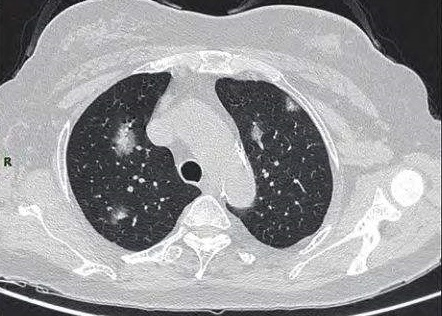
#> input picture assets/segment/segment_1.jpg, 442 x 316 px
$ python -i segment.py   (imports and definitions only)
#> lines starting #> are read from the running program, lines starting #| are printed output that depends on the picture; after the words box and inside, x2 and y2 are one past the last pixel; in counts of white or black regions, pixels touching at a corner belong together
# import nibabel as nib
import numpy as np
import cv2
import matplotlib.pyplot as plt
from scipy.ndimage import binary_fill_holes, label

class LungSegment:

    @staticmethod
    def blocked_threshold(gray, block_size=3, threshold_ratio=1):
#> called with block_size = 3, threshold_ratio = 1.2
        h, w = gray.shape
#> h = 316; w = 442
        thresh = np.zeros_like(gray)
        for i in range(block_size):
            for j in range(block_size):
                block = gray[i * h // block_size:(i + 1) * h // block_size, j * w // block_size:(j + 1) * w // block_size]
                # _, block_thresh = cv2.threshold(block, 0, 255, cv2.THRESH_BINARY | cv2.THRESH_OTSU)
                otsu_thresh, _ = cv2.threshold(block, 0, 255, cv2.THRESH_BINARY | cv2.THRESH_OTSU)
                adjusted_thresh = otsu_thresh * threshold_ratio
                _, block_thresh = cv2.threshold(block, adjusted_thresh, 255, cv2.THRESH_BINARY)
                thresh[i * h // block_size:(i + 1) * h // block_size, j * w // block_size:(j + 1) * w // block_size] = block_thresh
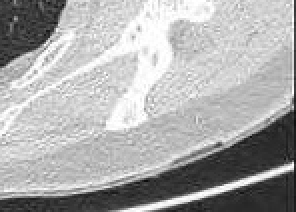
#> block: shape (106, 148) (shown 2 times larger); min 11, max 255, mean 171.3
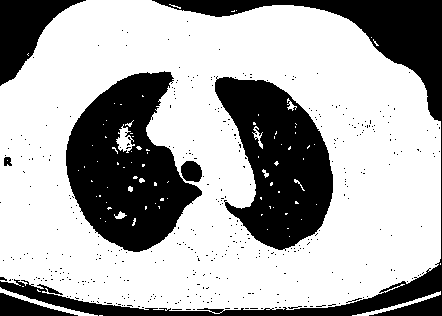
#> thresh: shape (316, 442); 67.2% white; 423 black regions (416 under 20 px), largest, box (x1, y1, x2, y2) and area: (66, 71, 202, 252) 14548, (0, 0, 442, 316) 13546, (215, 76, 333, 251) 12446
        return thresh

    @staticmethod
    def remove_background_2d(binary):
        """去除与图像边缘连通的背景区域（2D）。"""
        h, w = binary.shape
#> h = 316; w = 442
        ex = cv2.copyMakeBorder(binary, 3, 3, 3, 3, cv2.BORDER_CONSTANT, value=0)
#> ex: shape (322, 448); 65.1% white; 419 black regions (414 under 20 px), largest, box (x1, y1, x2, y2) and area: (0, 0, 448, 322) 22342, (69, 74, 205, 255) 14548, (218, 79, 336, 254) 12446, (184, 164, 205, 185) 355, (7, 160, 15, 169) 58
        mask_flood = ex.copy()
        cv2.floodFill(mask_flood, None, (0, 0), 255)
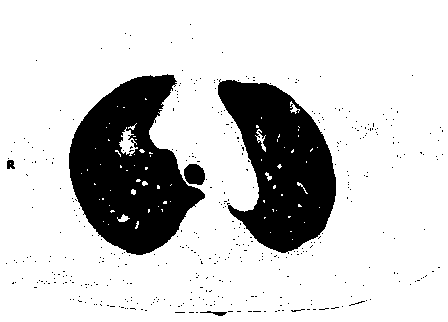
#> mask_flood: shape (322, 448); 80.5% white; 424 black regions (419 under 20 px), largest, box (x1, y1, x2, y2) and area: (69, 74, 205, 255) 14548, (218, 79, 336, 254) 12446, (184, 164, 205, 185) 355, (200, 311, 227, 316) 59, (7, 160, 15, 169) 58
        # mask_flood 中被填充为255的是背景，恢复到原始大小并取反得到前景
        bg_mask = mask_flood[3:-3, 3:-3] == 255
#> bg_mask: shape (316, 442) bool; 79.9% white; 424 black regions (419 under 20 px), largest, box (x1, y1, x2, y2) and area: (66, 71, 202, 252) 14548, (215, 76, 333, 251) 12446, (181, 161, 202, 182) 355, (197, 308, 224, 313) 59, (4, 157, 12, 166) 58
        result = np.zeros_like(binary)
        result[~bg_mask] = 255
        return result

    @staticmethod
    def remove_small_objects(mask, min_area=1000):
        """移除小连通域 (2D)。"""
#> called with min_area = 1000
        num_labels, labels, stats, _ = cv2.connectedComponentsWithStats(mask, connectivity=8)
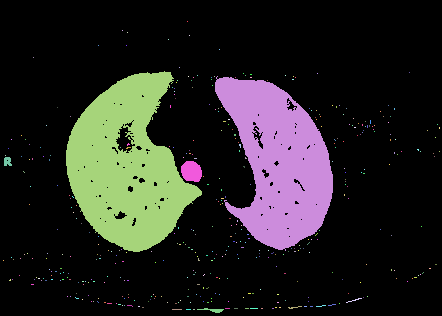
#> labels: shape (316, 442) int32; 425 distinct labels, from 0 to 424; one colour per label, 0 black
#> num_labels = 425; stats = 425 rows, first 6: [0, 0, 442, 316, 111558], [187, 21, 1, 1, 1], [122, 30, 1, 1, 1], [127, 32, 1, 1, 1], [189, 35, 1, 1, 1], [168, 39, 1, 1, 1]
        out = np.zeros_like(mask)
        for i in range(1, num_labels):
            area = stats[i, cv2.CC_STAT_AREA]
            if area >= min_area:
                out[labels == i] = 255
#> this loop made 424 passes
#> area on passes 11, 23: 14548, 12446
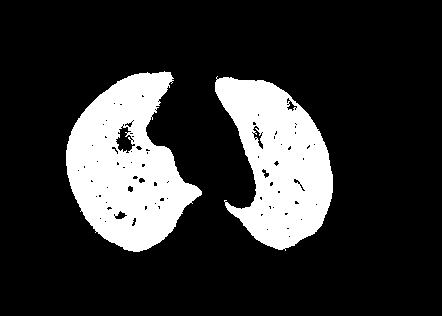
#> out: shape (316, 442); 19.3% white; 2 white regions, box (x1, y1, x2, y2) and area: (66, 71, 202, 252) 14548, (215, 76, 333, 251) 12446
        return out

    @staticmethod
    def select_lobes(mask, lobes_num=2, connectivity=4):
        """选择最大的几个连通域作为肺叶区域 (2D)。"""
#> called with lobes_num = 2, connectivity = 4

        # 肺只有两片，选择最大的两个连通域
        num_labels, labels, stats, _ = cv2.connectedComponentsWithStats(mask, connectivity=connectivity)
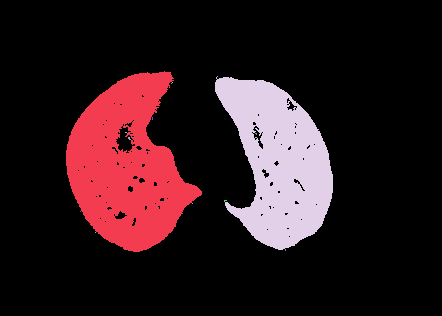
#> labels: shape (316, 442) int32; 17 distinct labels, from 0 to 16; one colour per label, 0 black
#> num_labels = 17; stats = 17 rows, first 6: [0, 0, 442, 316, 112678], [66, 71, 136, 181, 14532], [217, 76, 1, 1, 1], [216, 77, 1, 2, 2], [215, 77, 118, 173, 12432], [172, 82, 1, 1, 1]
        if num_labels <= 1:
            # 无前景
            selected = np.zeros_like(mask)
        else:
            # 忽略背景(标签0)，计算各连通域面积并取前两大
            areas = stats[1:, cv2.CC_STAT_AREA]
#> areas = [14532, 1, 2, 12432, 1, 1, 3, 2, 3, 6, 2, 4, 1, 1, 1, 2]
            sorted_idx = np.argsort(areas)[::-1]
#> sorted_idx = [0, 3, 9, 11, 8, 6, 10, 15, 2, 7, 12, 14, 13, 5, 4, 1]
            top = sorted_idx[:lobes_num]  # 若连通域不足2个则截断
#> top = [0, 3]
            selected = np.zeros_like(mask)
            for i in top:
                lbl = int(i) + 1
                selected[labels == lbl] = 255
#> this loop made 2 passes
#> lbl on pass 1: 1
#> (i, lbl) on pass 2: (3, 4)
#> selected: shape (316, 442); 19.3% white; 2 white regions, box (x1, y1, x2, y2) and area: (66, 71, 202, 252) 14532, (215, 77, 333, 250) 12432
        return selected

    @staticmethod
    def fill_holes_2d(mask):
        return binary_fill_holes(mask > 0).astype(np.uint8) * 255
#> returned value: shape (316, 442); 19.9% white; 2 white regions, box (x1, y1, x2, y2) and area: (66, 71, 202, 252) 15098, (215, 77, 333, 250) 12736

    @staticmethod
    def morph_close_2d(mask, kernel_size=5):
#> called with kernel_size = 5
        kernel = cv2.getStructuringElement(cv2.MORPH_ELLIPSE, (kernel_size, kernel_size))
        return cv2.morphologyEx(mask, cv2.MORPH_CLOSE, kernel)
#> returned value: shape (316, 442); 19.9% white; 2 white regions, box (x1, y1, x2, y2) and area: (66, 71, 202, 252) 15119, (215, 77, 333, 250) 12739

    @staticmethod
    def keep_largest_objects_2d(mask, max_objects=2, area_ratio_thresh=5.0):
#> called with max_objects = 2, area_ratio_thresh = 5
        labeled, num = label(mask > 0)
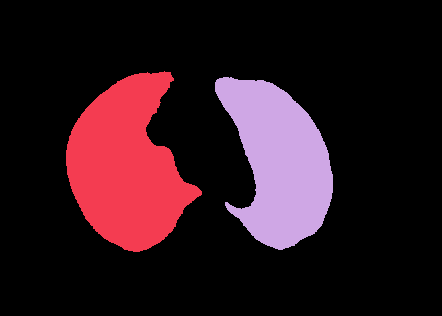
#> labeled: shape (316, 442) int32; 3 distinct labels, from 0 to 2; one colour per label, 0 black
#> num = 2
        if num == 0:
            return np.zeros_like(mask)
        counts = np.bincount(labeled.flat)
#> counts = [111814, 15119, 12739]
        areas = counts[1:]
#> areas = [15119, 12739]
        if len(areas) == 0:
            return np.zeros_like(mask)
        sorted_idx = np.argsort(areas)[::-1]
#> sorted_idx = [0, 1]
        if len(sorted_idx) == 1:
            return (labeled == (sorted_idx[0] + 1)).astype(np.uint8) * 255
        # 选择最多 max_objects 个连通域（考虑面积比）
        chosen = [sorted_idx[0] + 1]
#> chosen = [1]
        if len(sorted_idx) >= 2:
            a1, a2 = areas[sorted_idx[0]], areas[sorted_idx[1]]
#> a1 = 15119; a2 = 12739
            if a1 > area_ratio_thresh * a2:
                # 保留最大一个
                pass
            else:
                chosen.append(sorted_idx[1] + 1)
        mask_out = np.isin(labeled, chosen)
        return (mask_out.astype(np.uint8) * 255)

    def __init__(self):
        self.debug = []

    def forward(self, img, min_area=1000):

        # 大津法阈值分割二值化
        binary = self.blocked_threshold(img, block_size=3, threshold_ratio=1.2)
        no_bg = self.remove_background_2d(binary)
        cleaned = self.remove_small_objects(no_bg, min_area=min_area)
        # 选择最大的两个连通域作为肺叶区域
        selected = self.select_lobes(cleaned, lobes_num=2, connectivity=4)
        # 使用选出的两个连通域继续后续处理
        filled = self.fill_holes_2d(selected)
        closed = self.morph_close_2d(filled, kernel_size=5)
        lung_mask = self.keep_largest_objects_2d(closed)
        mask_closed = self.morph_close_2d(lung_mask, kernel_size=9)
#> in morph_close_2d (call 2), `return cv2.morphologyEx(mask, cv2.MORPH_CLOSE, kernel)`: returned value: shape (316, 442); 20% white; 2 white regions, box (x1, y1, x2, y2) and area: (66, 71, 202, 252) 15136, (215, 77, 333, 250) 12751

        self.debug = [binary, no_bg, cleaned, selected, filled, closed, lung_mask, mask_closed]

        return mask_closed

from skimage.filters import threshold_otsu
from skimage.morphology import disk, opening
from scipy.ndimage import binary_fill_holes
from collections import deque

class NoduleSegment:

    # [99 lines left out: functions segment_nodule, region_grow_from_seeds, get_center_of_mass, not called in this run]

    def __init__(self):
        self.debug = []

    # [8 lines left out: function forward, not called in this run]

class Main:

    # [57 lines left out: functions draw_contours_on_image, stack_images, main, not called in this run]

import typer
# [2 lines not run here, left out]

>>> import cv2
>>> picture = cv2.imread('assets/segment/segment_1.jpg', cv2.IMREAD_GRAYSCALE)
>>> result = LungSegment().forward(picture)
